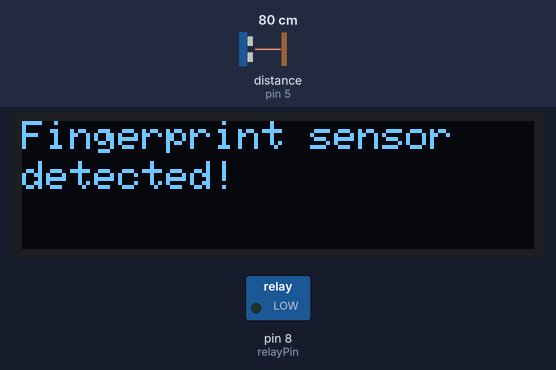
Bench run of a sketch on a simulated Arduino Uno, built with avr-gcc and run on an emulated ATmega328P. Parts: 128×32 one-colour display, switched loads named in the sketch (green lamp = pin HIGH). Wiring (inferred from the names in the program): ultrasonic range finder: trigger pin 4; echo pin 5. Inputs (shaded band) come from the test bench; at power-on: distance to the obstacle (sensor on pin 5) 80 cm. The echo pulse lasts 58.3 µs per cm; the display library's start-up logo is not drawn; pins used as bus, display or sensor lines are not drawn; what the sketch prints to the serial monitor is not drawn.

Above: at 3.1 s.
At 5.2 s:
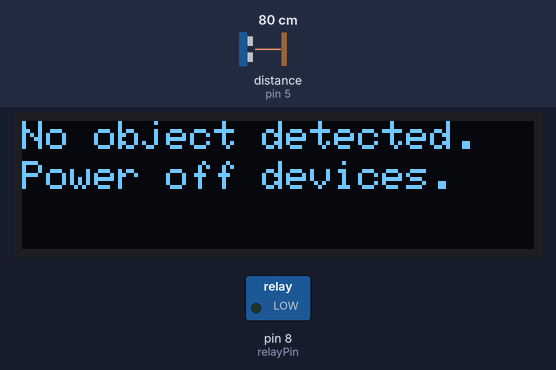
5.3 s: distance to the obstacle (sensor on pin 5) set to 53 cm
7.3 s: distance to the obstacle (sensor on pin 5) set to 48 cm
At 11.0 s:
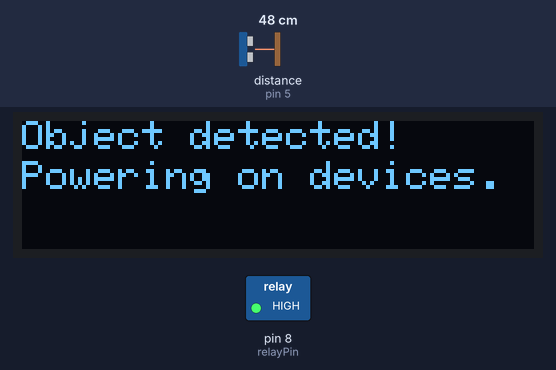
11.4 s: distance to the obstacle (sensor on pin 5) set to 60 cm
At 15.3 s:
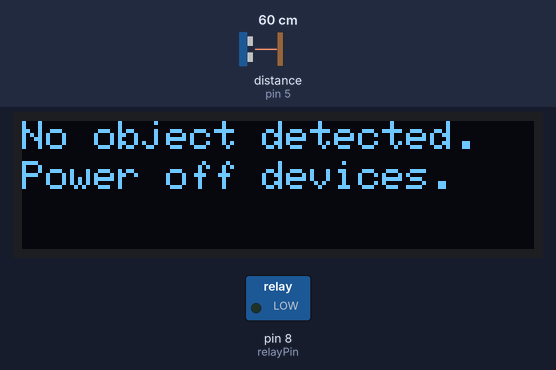
Timing chart, 0 to 16.8 s (numbered marks = the images above; inputs shaded):
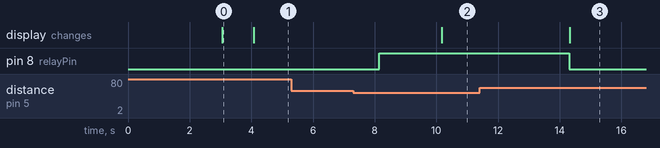

The sketch:

IOT.ino
```cpp
#include <SoftwareSerial.h>
#include <Adafruit_Fingerprint.h>
#include <Wire.h>
#include <Adafruit_SSD1306.h>
#include <Adafruit_GFX.h>

// Define the RX and TX pins for the fingerprint sensor
SoftwareSerial fingerSerial(2, 3); // RX, TX for communication with the fingerprint sensor
// Define the RX and TX pins for the SIM800L GSM module
SoftwareSerial sim800lSerial(10, 11); // RX, TX for communication with SIM800L GSM module

// Define Ultrasonic sensor pins
const int trigPin = 4;  // Trigger pin for the ultrasonic sensor
const int echoPin = 5;  // Echo pin for the ultrasonic sensor

// Define Relay control pin
const int relayPin = 8;  // Relay control pin

// Define OLED display dimensions
#define SCREEN_WIDTH 128
#define SCREEN_HEIGHT 32
#define OLED_ADDR 0x3C  // I2C address for the OLED display

Adafruit_SSD1306 display(SCREEN_WIDTH, SCREEN_HEIGHT, &Wire, -1);

Adafruit_Fingerprint finger = Adafruit_Fingerprint(&fingerSerial);

void setup() {
  Serial.begin(9600);  // Serial monitor communication
  fingerSerial.begin(9600);  // Fingerprint sensor communication
  sim800lSerial.begin(9600);  // SIM800L GSM module communication

  pinMode(trigPin, OUTPUT);
  pinMode(echoPin, INPUT);
  pinMode(relayPin, OUTPUT);

  digitalWrite(relayPin, LOW);  // Start with relay OFF

  // Initialize OLED display
  if (!display.begin(SSD1306_SWITCHCAPVCC, OLED_ADDR)) {
    Serial.println(F("OLED display not found"));
    while (1); // Infinite loop if display not found
  }
  display.display();
  delay(2000);

  Serial.println("Fingerprint Sensor LED Test");

  // Initialize the fingerprint sensor
  finger.begin(57600);

  // Check if the fingerprint sensor is connected
  if (finger.verifyPassword()) {
    Serial.println("Fingerprint sensor detected successfully!");
    display.clearDisplay();
    display.setTextSize(1);
    display.setTextColor(SSD1306_WHITE);
    display.setCursor(0, 0);
    display.print("Fingerprint sensor");
    display.setCursor(0, 10);
    display.print("detected!");
    display.display();
  } else {
    Serial.println("Fingerprint sensor not detected. Check wiring!");
    display.clearDisplay();
    display.setTextSize(1);
    display.setTextColor(SSD1306_WHITE);
    display.setCursor(0, 0);
    display.print("Fingerprint sensor");
    display.setCursor(0, 10);
    display.print("not detected!");
    display.display();
    while (1);  // Stop if sensor is not detected
  }

  delay(1000);
}

void loop() {
  long duration, distance;

  // Trigger ultrasonic sensor to send pulse
  digitalWrite(trigPin, LOW);
  delayMicroseconds(2);
  digitalWrite(trigPin, HIGH);
  delayMicroseconds(10);
  digitalWrite(trigPin, LOW);

  // Read the pulse from the Echo pin
  duration = pulseIn(echoPin, HIGH);

  // Calculate the distance in centimeters
  distance = (duration / 2) / 29.1;

  Serial.print("Distance: ");
  Serial.println(distance);

  // If object is detected within a certain range (e.g., 50 cm)
  if (distance < 50) {
    digitalWrite(relayPin, HIGH);  // Turn on relay (power to fingerprint and SIM800L)
    delay(2000);  // Ensure the SIM800L has time to power on
    display.clearDisplay();
    display.setCursor(0, 0);
    display.print("Object detected!");
    display.setCursor(0, 10);
    display.print("Powering on devices.");
    display.display();

    Serial.println("Object detected! Powering on devices.");

    // Wait for finger scan
    if (finger.getImage() == FINGERPRINT_OK) {
      display.clearDisplay();
      display.setCursor(0, 0);
      display.print("Fingerprint found!");
      display.display();

      // Sending SMS using SIM800L module
      sendSMS();

      delay(3000); // Pause briefly
    }
  } else {
    digitalWrite(relayPin, LOW);  // Turn off relay (power to fingerprint and SIM800L)
    display.clearDisplay();
    display.setCursor(0, 0);
    display.print("No object detected.");
    display.setCursor(0, 10);
    display.print("Power off devices.");
    display.display();
    Serial.println("No object detected. Power off devices.");
  }

  delay(1000);  // Delay before next loop
}

void sendSMS() {
  // Sending SMS using SIM800L module
  sim800lSerial.println("AT");
  updateSerial(sim800lSerial);

  sim800lSerial.println("AT+CMGF=1");
  updateSerial(sim800lSerial);
  sim800lSerial.println("AT+CMGS=\"+91xxxxxxxxxx\""); // Enter your phone number here (prefix country code)
  updateSerial(sim800lSerial);
  sim800lSerial.print("Hello "); // Enter your message here
  updateSerial(sim800lSerial);
  sim800lSerial.write(26); // Send the SMS

  delay(3000); // Pause briefly to ensure SMS is sent
}

void updateSerial(SoftwareSerial &serialPort) {
  delay(500);
  while (Serial.available()) {
    serialPort.write(Serial.read()); // Forward what Serial received to Software Serial Port
  }
  while (serialPort.available()) {
    Serial.write(serialPort.read()); // Forward what Software Serial received to Serial Port
  }
}
```

Measured:
- the behaviour switches between 51 and 50 cm on distance to the obstacle (sensor on pin 5) (found by bisection; images 1 and 2)
- after the input at 5.3 s, every drawn part: stays the same
- after the input at 7.3 s, pin 8 (relayPin): LOW → HIGH after 0.85 s; the display: changes after 2.9 s (image 2)
- after the input at 11.4 s, pin 8 (relayPin): HIGH → LOW after 2.9 s; the display: changes after 2.9 s (image 3)
- what the display in image 0 shows lasts 1.0 s, from 3.1 s to 4.1 s
